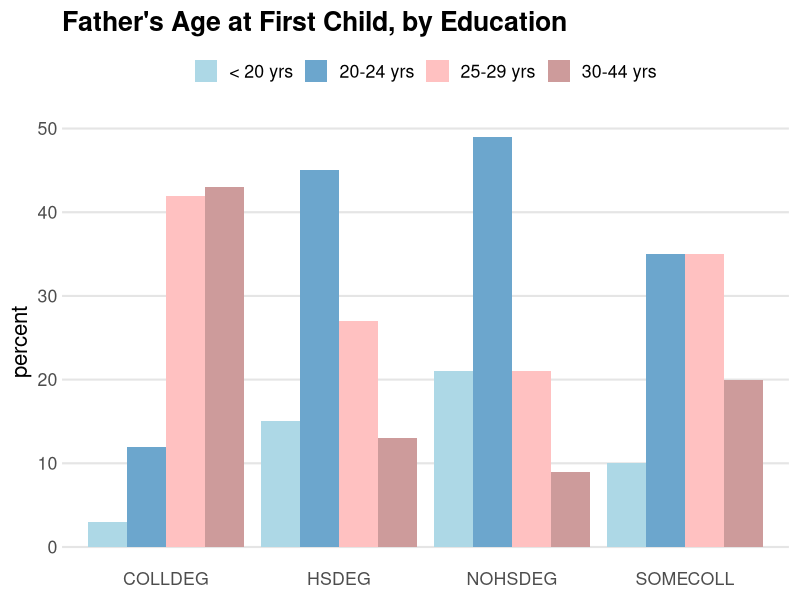

Write the R code that produced this figure.
## ----groupedbarchartgg----
#+ fig.width = 7, fig.height = 5
library(tidyr)
library(ggplot2)
fathers <- read.table("fathers.txt")
data <- gather(fathers ,key = EDUCATION, value = PERCENT,
               -AGE)
colors4 <- c("lightblue", "skyblue3", "rosybrown1",
             "rosybrown3")
g <- ggplot(data, aes(x = EDUCATION, y = PERCENT,
                      fill = AGE))
g + geom_bar(stat = "identity", position = "dodge") +
    scale_fill_manual(values = colors4) + theme_classic(16) +
    theme(axis.line = element_blank(),
          axis.ticks.length = unit (0,"cm"),
          panel.grid.major = element_line(colour = "grey90"),
          panel.grid.major.x = element_blank(),
          legend.position="top",
          legend.title = element_blank(),
          plot.title = element_text(face = "bold")) +
    ggtitle ("Father's Age at First Child, by Education") +
    xlab(NULL) + ylab("percent")
